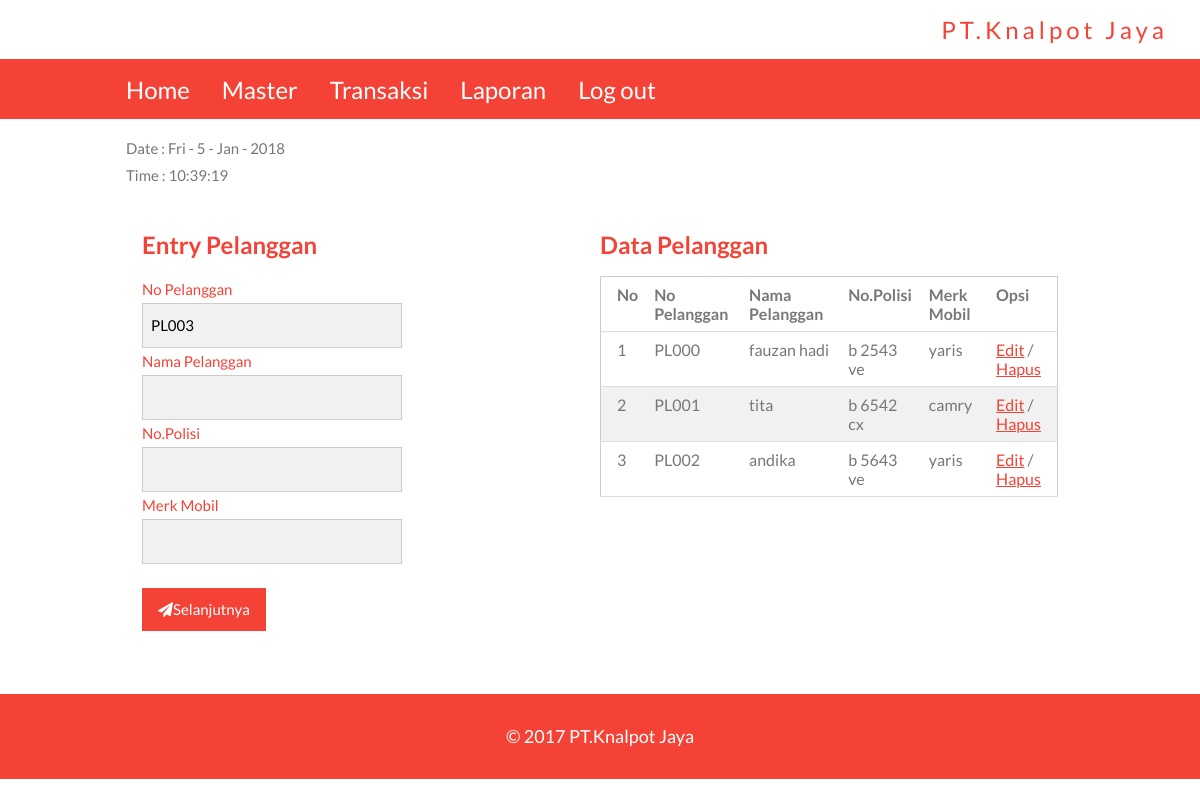
The app's page /datapelanggan.php with its own data.
### tables this page shows
CREATE TABLE `pelanggan` (
  `kd_pelanggan` varchar(30) NOT NULL,
  `nama_pelanggan` varchar(40) NOT NULL,
  `nopol_pelanggan` varchar(20) NOT NULL,
  `merk_mobil` varchar(30) NOT NULL
);

### datapelanggan.php (the view, shortened to what this page needs)
<?php
$conn=mysqli_connect("localhost","root","","knalpotjaya");
		$query="SELECT max(kd_pelanggan) as maxkode FROM pelanggan";
		$hasil=mysqli_query($conn,$query);
		$data=mysqli_fetch_array($hasil);
		$kode=$data['maxkode'];
		$nourut=substr($kode,3,3);
		$nourut++;
		$char="PL";
		$newid=$char.sprintf("%03s",$nourut);
?>
<html>
<head><title>PT.Knalpot Jaya - Penjualan</title>
<link rel="stylesheet" href="w3.css">
<link rel="stylesheet" href="https://cdnjs.cloudflare.com/ajax/libs/font-awesome/4.7.0/css/font-awesome.min.css">
</head>
<body>
<div class="w3-main" id="main">
	<?php include"navbar.php"; ?>
	<div class="w3-content w3-container w3-padding-16 ">
	<?php
		$tgl=date('D - j - M - Y');
		$jam=date('H:i:s');
		echo "Date : ".$tgl."<br>";
		echo "Time : ".$jam."<br>";
	?>
<div class="w3-content w3-padding">
<div class="w3-half w3-section">
	<h3 class="w3-text-red"><b>Entry Pelanggan</b></h3>
		<form method="post" action="<?php echo $_SERVER['PHP_SELF']; ?>">
<div class="w3-row-padding" style="margin:0 -16px 8px -16px">
	<div class="w3-col s12 m7">
		<label class="w3-text-red">No Pelanggan</label>
			<input class="w3-input w3-border w3-light-grey" name="nopelanggan" value="<?php echo $newid; ?>"
			type="text" readonly>
	</div>
	<div class="w3-col s12 m7">
		<label class="w3-text-red">Nama Pelanggan</label>
			<input class="w3-input w3-border w3-light-grey" name="namapelanggan" type="text" required>
	</div>
	<div class="w3-col s12 m7">
	<label class="w3-text-red">No.Polisi</label>
		<input class="w3-input w3-border w3-light-grey" name="nopol" type="text" required>
	</div>
	<div class="w3-col s12 m7">
	<label class="w3-text-red">Merk Mobil</label>
		<input class="w3-input w3-border w3-light-grey" name="merkmobil" type="text" required>
	</div>
</div>
  <button type="submit" name="submit" class="w3-btn w3-red w3-center w3-section"><i class="fa fa-paper-plane"></i>Selanjutnya</button><br>
  </form>
</div>
  <div class="w3-half w3-section">
  <h3 class="w3-text-red"><b>Data Pelanggan</b></h3>
	<div class="w3-responsive">
	<table class="w3-table-all">
	<tr>
		<th>No</th>
		<th>No Pelanggan</th>
		<th>Nama Pelanggan</th>
		<th>No.Polisi</th>
		<th>Merk Mobil</th>
		<th>Opsi</th>
	</tr>
	<tr>
		<?php
			$conn=mysqli_connect("localhost","root","","knalpotjaya");
			$query=mysqli_query($conn,"SELECT*FROM pelanggan");
			if(mysqli_num_rows($query)==0){
				echo '<tr><td colspan="6">tidak ada data </td></tr>' ;
			}else{
			$no=1;
			while($data=mysqli_fetch_array($query)){
			echo "
				<tr>
				<td>$no</td>
				<td>$data[kd_pelanggan]</td>
				<td>$data[nama_pelanggan]</td>
				<td>$data[nopol_pelanggan]</td>
				<td>$data[merk_mobil]</td>
				<td><a class='w3-text-red' href='editpelanggan.php?id=".$data['kd_pelanggan']."'>Edit</a>
				/
				<a class='w3-text-red' href='deletepelanggan.php?id=".$data['kd_pelanggan']."'
				onclick='return confirm(\"yakin ingin hapus ?\")'>Hapus</a></td>
				</tr>";
			$no++;
			}
			}
		?>
	</tr>
	</table>
	</div>
	</div>
	</div>
  </div>
</div>

### w3.css (style rules this page uses)
html { box-sizing:border-box }
*,*:before,*:after { box-sizing:inherit }
html { -ms-text-size-adjust:100%;-webkit-text-size-adjust:100% }
body { margin:0 }
article,aside,details,figcaption,figure,footer,header,main,menu,nav,section,summary { display:block }
a { background-color:transparent;-webkit-text-decoration-skip:objects }
button,input,select,textarea { font:inherit;margin:0 }
button,input { overflow:visible }
button,select { text-transform:none }
button,html [type=button],[type=reset],[type=submit] { -webkit-appearance:button }
html,body { font-family:Verdana,sans-serif;font-size:15px;line-height:1.5 }
html { overflow-x:hidden }
h3 { font-size:24px }
h5 { font-size:18px }
h1,h2,h3,h4,h5,h6 { font-family:"Segoe UI",Arial,sans-serif;font-weight:400;margin:10px 0 }
a { color:inherit }
.w3-table,.w3-table-all { border-collapse:collapse;border-spacing:0;width:100%;display:table }
.w3-table-all { border:1px solid #ccc }
.w3-bordered tr,.w3-table-all tr { border-bottom:1px solid #ddd }
.w3-table-all tr:nth-child(odd) { background-color:#fff }
.w3-table-all tr:nth-child(even) { background-color:#f1f1f1 }
.w3-table td,.w3-table th,.w3-table-all td,.w3-table-all th { padding:8px 8px;display:table-cell;text-align:left;vertical-align:top }
.w3-table th:first-child,.w3-table td:first-child,.w3-table-all th:first-child,.w3-table-all td:first-child { padding-left:16px }
.w3-btn,.w3-button { border:none;display:inline-block;outline:0;padding:8px 16px;vertical-align:middle;overflow:hidden;text-decoration:none;color:inherit;background-color:inherit;text-align:center;cursor:pointer;white-space:nowrap }
.w3-btn,.w3-button { -webkit-touch-callout:none;-webkit-user-select:none;-khtml-user-select:none;-moz-user-select:none;-ms-user-select:none;user-select:none }
.w3-input { padding:8px;display:block;border:none;border-bottom:1px solid #ccc;width:100% }
.w3-main,#main { transition:margin-left .4s }
.w3-responsive { overflow-x:auto }
.w3-container:after,.w3-container:before,.w3-panel:after,.w3-panel:before,.w3-row:after,.w3-row:before,.w3-row-padding:after,.w3-row-padding:before, .w3-cell-row:before,.w3-cell-row:after,.w3-clear:after,.w3-clear:before,.w3-bar:before,.w3-bar:after { content:"";display:table;clear:both }
.w3-col,.w3-half,.w3-third,.w3-twothird,.w3-threequarter,.w3-quarter { float:left;width:100% }
.w3-col.s12 { width:99.99999% }
@media (min-width:601px) { .w3-col.m6,.w3-half { width:49.99999% } }
@media (min-width:601px) { .w3-col.m7 { width:58.33333% } }
.w3-content { max-width:980px;margin:auto }
.w3-row-padding,.w3-row-padding>.w3-half,.w3-row-padding>.w3-third,.w3-row-padding>.w3-twothird,.w3-row-padding>.w3-threequarter,.w3-row-padding>.w3-quarter,.w3-row-padding>.w3-col { padding:0 8px }
.w3-container,.w3-panel { padding:0.01em 16px }
.w3-center { text-align:center!important }
.w3-border { border:1px solid #ccc!important }
.w3-section,.w3-code { margin-top:16px!important;margin-bottom:16px!important }
.w3-padding { padding:8px 16px!important }
.w3-padding-16 { padding-top:16px!important;padding-bottom:16px!important }
.w3-red,.w3-hover-red:hover { color:#fff!important;background-color:#f44336!important }
.w3-light-grey,.w3-hover-light-grey:hover,.w3-light-gray,.w3-hover-light-gray:hover { color:#000!important;background-color:#f1f1f1!important }
.w3-text-red,.w3-hover-text-red:hover { color:#f44336!important }
.w3-text-white,.w3-hover-text-white:hover { color:#fff!important }

### datapelanggan.php (style rules this page uses)
body,h1,h2,h3,h4,h5,h6 { font-family: "Lato", sans-serif; }
body, html { height: 100%; color: #777; line-height: 1.8; }

### records on screen
pelanggan: kd_pelanggan "PL000", nama_pelanggan "fauzan hadi", nopol_pelanggan "b 2543 ve", merk_mobil "yaris"
pelanggan: kd_pelanggan "PL001", nama_pelanggan "tita", nopol_pelanggan "b 6542 cx", merk_mobil "camry"
pelanggan: kd_pelanggan "PL002", nama_pelanggan "andika", nopol_pelanggan "b 5643 ve", merk_mobil "yaris"
